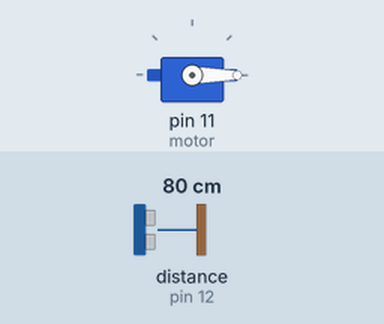
Simulated run of this sketch. Board: Arduino Uno, built with avr-gcc and run on an emulated ATmega328P. On the bench: servo. The inputs (shaded band) are chosen by the test bench; at power-on: distance to the obstacle (sensor on pin 12) 80 cm. The echo pulse lasts 58.3 µs per cm; what the sketch prints to the serial monitor is not drawn.

Above: at 1.2 s.
1.3 s: distance to the obstacle (sensor on pin 12) set to 250 cm
At 1.7 s:
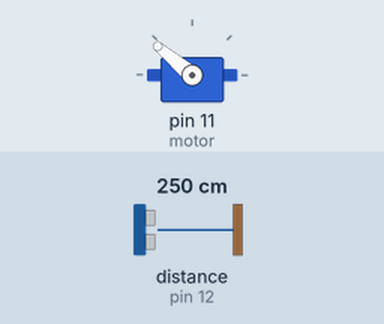
2.8 s: distance to the obstacle (sensor on pin 12) set to 299 cm
At 3.4 s:
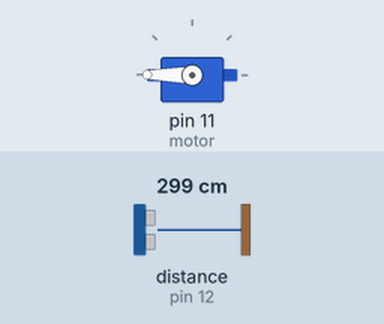
4.3 s: distance to the obstacle (sensor on pin 12) set to 197 cm
At 5.1 s:
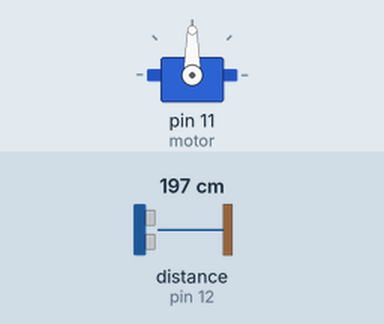
5.8 s: distance to the obstacle (sensor on pin 12) set to 2 cm
At 6.7 s:
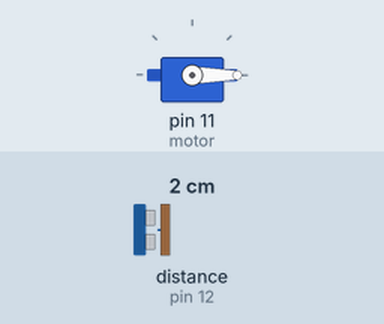
7.3 s: distance to the obstacle (sensor on pin 12) set to 203 cm
At 8.4 s:
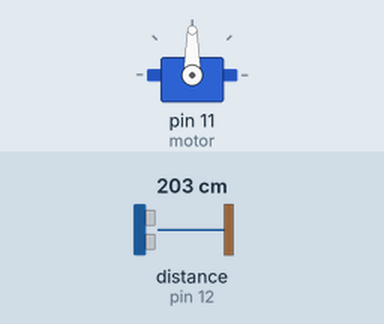
Timing chart, 0 to 9.8 s (numbered marks = the images above; inputs shaded):
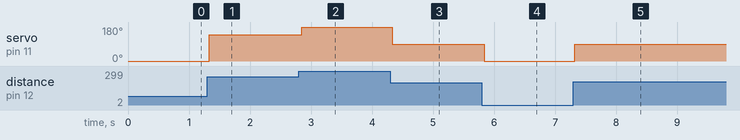

Measured:
- after the input at 1.3 s, servo on pin 11 (motor): 0° → 140° at once
- after the input at 2.8 s, servo on pin 11 (motor): 140° → 180° after 0.05 s
- after the input at 4.3 s, servo on pin 11 (motor): 180° → 90° at once
- after the input at 5.8 s, servo on pin 11 (motor): 90° → 0° at once
- after the input at 7.3 s, servo on pin 11 (motor): 0° → 90° at once

The sketch:

TUBES_FIRMWARE_13524131_18024031_13524119.ino
```cpp
#include <Servo.h>
#include <HCSR04.h>
#include <PID.h>

const byte trigger = 13;
const byte echo = 12;
int throttle = 0;
int Kp = 1;
int Ki = 0;
int Kd = 0;
int targetDist = 200;

Servo motor;
UltraSonicDistanceSensor sensor(trigger, echo);
PID control(Kp, Ki, Kd);

void setup() {
  Serial.begin(9600);
  motor.attach(11);
}

void loop() {
  float dist = sensor.measureDistanceCm();
  control.calcErr(targetDist, dist);
  throttle = map(control.getOutput(), 0, 180, 0, 180);// untuk jika memakai .writeMicroseconds
  motor.write(throttle);
  Serial.print("Kp: ");
  Serial.print(control.getKp());
  Serial.print("  Ki: ");
  Serial.print(control.getKi());
  Serial.print("  Kd: ");
  Serial.println(control.getKd());
  delay(60);
}
```

PID.h
```cpp
#ifndef PID_h
#define PID_h

#include "Arduino.h"

class PID
{
  public:
    PID(int Kp_, int Ki_, int Kd_);
    void calcErr(int des, int now);
    float feedback();
    float getOutput();
    int getKp();
    int getKi();
    int getKd();
  private:
    int Kp;
    int Ki;
    int Kd;
    int err;
    int lastErr;
    int errSum;
};

#endif
```
